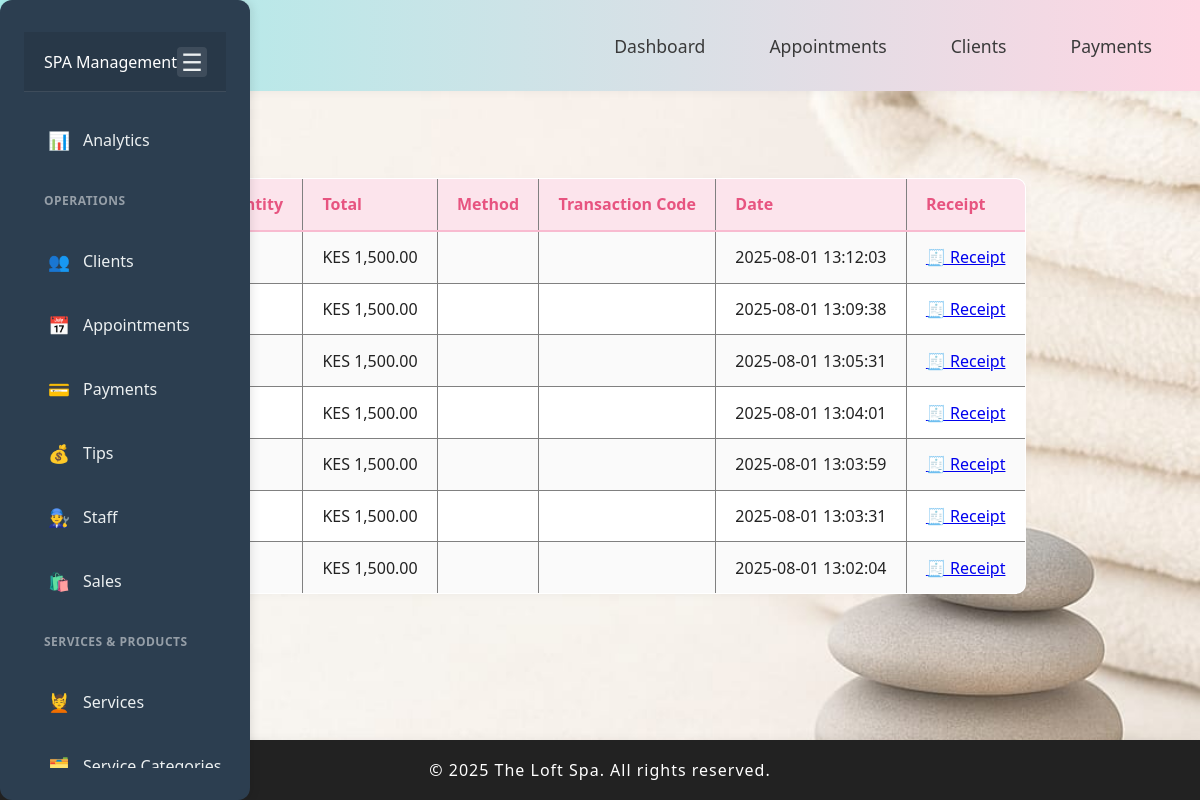
/modules/sales/index.php, run on the app's committed database.
### tables this page shows
CREATE TABLE IF NOT EXISTS `product_sales` (
  `id` int NOT NULL AUTO_INCREMENT,
  `product_id` int DEFAULT NULL,
  `quantity` int DEFAULT NULL,
  `total` decimal(10,2) DEFAULT NULL,
  `payment_method` enum('Cash','Mpesa') DEFAULT NULL,
  `transaction_code` varchar(50) DEFAULT NULL,
  `sold_at` timestamp NULL DEFAULT CURRENT_TIMESTAMP,
  PRIMARY KEY (`id`),
  KEY `product_id` (`product_id`)
);

### modules/sales/index.php (the view)
<?php
include('../../includes/db.php');
include('../../includes/header.php');
include('../../includes/aside.php');
$sql = "SELECT s.*, p.name AS product_name
        FROM product_sales s
        JOIN products p ON s.product_id = p.id
        ORDER BY s.sold_at DESC";
$result = $conn->query($sql);
?>
<section>
    <h2>Product Sales</h2>
    <link rel="stylesheet" href="../../assets/css/styles.css">
    <a href="add.php">➕ Record Sale</a>
    <table border="1" cellpadding="10">
        <tr>
            <th>ID</th>
            <th>Product</th>
            <th>Quantity</th>
            <th>Total</th>
            <th>Method</th>
            <th>Transaction Code</th>
            <th>Date</th>
            <th>Receipt</th>
        </tr>
        <?php while ($row = $result->fetch_assoc()): ?>
            <tr>
                <td><?= $row['id'] ?></td>
                <td><?= htmlspecialchars($row['product_name']) ?></td>
                <td><?= $row['quantity'] ?></td>
                <td>KES <?= number_format($row['total'], 2) ?></td>
                <td><?= $row['payment_method'] ?></td>
                <td><?= $row['transaction_code'] ?? '-' ?></td>
                <td><?= $row['sold_at'] ?></td>
                <td><a href="receipt.php?id=<?= $row['id'] ?>" target="_blank">🧾 Receipt</a></td>
            </tr>
        <?php endwhile; ?>
    </table>
</section>
<?php include('../../includes/footer.php'); ?>

### includes/header.php (shortened to what this page needs)
<!DOCTYPE html>
<html lang="en">
<head>
    <link rel="stylesheet" href="https://cdnjs.cloudflare.com/ajax/libs/font-awesome/5.15.4/css/all.min.css">
    <link rel="stylesheet" href="./assets/css/styles.css">
</head>
<body>
    <header>
        <div class="logo">
            <h1>The Loft Spa</h1>
        </div>
        <nav>
            <ul>
                <li><a href="index.php">Dashboard</a></li>
                <li><a href="">Appointments</a></li>
                <li><a href="">Clients</a></li>
                <li><a href="">Payments</a></li>
            </ul>
        </nav>
    </header>
    <main>

### includes/aside.php (shortened to what this page needs)
<aside id="sidebar">
    <link rel="stylesheet" href="../assets/css/aside.css">
    <div class="sidebar-header">
        <span class="nav-text">SPA Management</span>
        <span class="sidebar-toggle" onclick="toggleSidebar()">☰</span>
    </div>
    <ul class="sidebar-nav">
        <li><a href="/spa managent system/modules/dashboard/index.php" class="nav-link">
                <span class="nav-icon">📊</span> <span class="nav-text">Analytics</span>
            </a></li>
        <li class="menu-header">Operations</li>
        <li><a href="/spa managent system/modules/clients/index.php" class="nav-link">
                <span class="nav-icon">👥</span> <span class="nav-text">Clients</span>
            </a></li>
        <li><a href="/spa managent system/modules/appointments/index.php" class="nav-link">
                <span class="nav-icon">📅</span> <span class="nav-text">Appointments</span>
            </a></li>
        <li><a href="/spa managent system/modules/payments/index.php" class="nav-link">
                <span class="nav-icon">💳</span> <span class="nav-text">Payments</span>
            </a></li>
        <li><a href="/spa managent system/modules/tips/record_tip.php" class="nav-link">
                <span class="nav-icon">💰</span> <span class="nav-text">Tips</span>
            </a></li>
        <li><a href="/spa managent system/modules/staff/index.php" class="nav-link">
                <span class="nav-icon">👨‍🔧</span> <span class="nav-text">Staff</span>
            </a></li>
        <li><a href="/spa managent system/modules/sales/index.php" class="nav-link">
                <span class="nav-icon">🛍️</span> <span class="nav-text">Sales</span>
            </a></li>
        <li class="menu-header">Services & Products</li>
        <li><a href="/spa managent system/modules/services/index.php" class="nav-link">
                <span class="nav-icon">💆</span> <span class="nav-text">Services</span>
            </a></li>
        <li><a href="/spa managent system/modules/service_categories/index.php" class="nav-link">
                <span class="nav-icon">🗂️</span> <span class="nav-text">Service Categories</span>
            </a></li>
    </ul>
</aside>

### includes/footer.php (shortened to what this page needs)
</main>
<footer>
    <p>&copy; <?php echo date("Y"); ?> The Loft Spa. All rights reserved.</p>
</footer>
</body>
</html>

### assets/css/styles.css (style rules this page uses)
* { margin: 0; padding: 0; box-sizing: border-box; }
body { font-family: 'Segoe UI', Arial, sans-serif; background: #f7f8fa; color: #222; min-height: 100vh; display: flex; flex-direction: column; background-image: url('../images/SPA BACKGROUND IMAGE.jpg'); background-size: cover; background-position: center; background-repeat: no-repeat; background-attachment: fixed; }
header { background: linear-gradient(90deg, #a8edea 0%, #fed6e3 100%); box-shadow: 0 2px 8px rgba(0,0,0,0.04); padding: 1.5rem 2rem; display: flex; align-items: center; justify-content: space-between; }
.logo h1 { font-size: 2rem; color: #3a3a3a; letter-spacing: 2px; font-weight: 700; }
nav ul { list-style: none; display: flex; gap: 2rem; }
nav a { text-decoration: none; color: #3a3a3a; font-weight: 500; font-size: 1.1rem; transition: color 0.2s; padding: 0.5rem 1rem; border-radius: 6px; }
main { flex: 1; display: flex; gap: 2rem; padding: 2rem; max-width: 1200px; margin: 0 auto; width: 100%; }
aside { background: #fff; border-radius: 12px; box-shadow: 0 2px 8px rgba(0,0,0,0.04); padding: 2rem 1.5rem; min-width: 220px; max-width: 260px; margin-right: 2rem; display: flex; flex-direction: column; gap: 1.5rem; }
aside ul { list-style: none; display: flex; flex-direction: column; gap: 1rem; }
aside a { color: #3a3a3a; text-decoration: none; font-size: 1rem; padding: 0.5rem 0.75rem; border-radius: 5px; transition: background 0.2s, color 0.2s; }
footer { background: #222; color: #fff; text-align: center; padding: 1.2rem 0; font-size: 1rem; letter-spacing: 1px; margin-top: auto; box-shadow: 0 -2px 8px rgba(0,0,0,0.04); }
table { width: 100%; border-collapse: collapse; background: #fff; border-radius: 10px; overflow: hidden; box-shadow: 0 2px 8px rgba(0,0,0,0.03); margin-bottom: 2rem; }
th, td { padding: 0.9rem 1.2rem; text-align: left; }
th { background: #fce4ec; color: #e75480; font-weight: 600; border-bottom: 2px solid #f8bbd0; }
tr:nth-child(even) { background: #fafafa; }

### assets/css/aside.css (style rules this page uses)
#sidebar { width: 250px; height: 100vh; position: fixed; left: 0; top: 0; z-index: 1000; background: #2c3e50; color: #fff; transition: all 0.3s cubic-bezier(0.4, 0, 0.2, 1); overflow-y: auto; box-shadow: 2px 0 10px rgba(0, 0, 0, 0.1); display: flex; flex-direction: column; }
.sidebar-header { padding: 20px; background: rgba(0, 0, 0, 0.1); display: flex; justify-content: space-between; align-items: center; min-height: 60px; border-bottom: 1px solid rgba(255, 255, 255, 0.1); }
.sidebar-toggle { cursor: pointer; font-size: 1.5rem; transition: all 0.3s; color: #ecf0f1; background: rgba(255, 255, 255, 0.1); border-radius: 4px; padding: 5px; display: flex; align-items: center; justify-content: center; width: 30px; height: 30px; }
.sidebar-nav { list-style: none; padding: 0; margin: 0; flex-grow: 1; overflow-y: auto; }
.menu-header { padding: 12px 20px; font-size: 0.75rem; text-transform: uppercase; color: rgba(255, 255, 255, 0.5); font-weight: 600; letter-spacing: 0.5px; transition: all 0.3s; }
.nav-link { display: flex; align-items: center; padding: 12px 20px; color: #ecf0f1; text-decoration: none; transition: all 0.3s; position: relative; overflow: hidden; border-left: 3px solid transparent; }
.nav-link::before { content: ''; position: absolute; top: 0; left: 0; width: 3px; height: 100%; background: #e75480; transform: scaleY(0); transform-origin: bottom; transition: transform 0.3s; }
.nav-icon { margin-right: 12px; font-size: 1.1rem; min-width: 24px; display: flex; align-items: center; justify-content: center; transition: all 0.3s; }
.nav-text { transition: all 0.3s; white-space: nowrap; }

### data on the page
product_sales: total "1,500.00", sold_at "2025-08-01 13:12:03"
product_sales: total "1,500.00", sold_at "2025-08-01 13:09:38"
product_sales: total "1,500.00", sold_at "2025-08-01 13:05:31"
product_sales: total "1,500.00", sold_at "2025-08-01 13:04:01"
product_sales: total "1,500.00", sold_at "2025-08-01 13:03:59"
product_sales: total "1,500.00", sold_at "2025-08-01 13:03:31"
product_sales: total "1,500.00", sold_at "2025-08-01 13:02:04"
